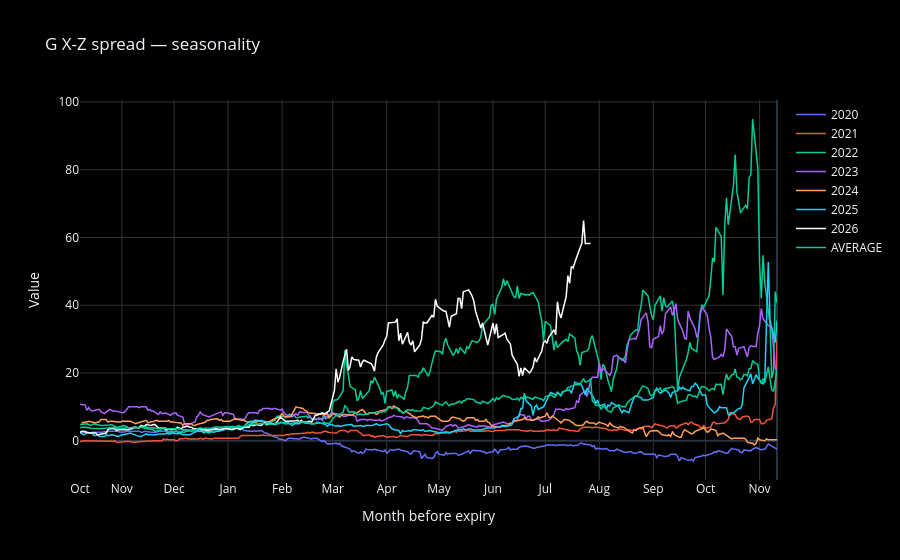

The notebook cell saved with this chart:
### Code cell
result = sznlty.expression_seasonality("G", "X26-Z26", start_year=2020, end_year=2026, window_days=400)
plotter.plot_seasonality(result, title="G X-Z spread — seasonality")

### Figure 1 — Plotly figure (JSON) as saved in the notebook; plotly's stock layout.template omitted (floating-point values rounded to 4 significant figures; data arrays with more than 128 entries replaced by an {"elided": "..."} marker saying what was removed)
{"data": [{"customdata": {"elided": "401 str values"}, "hovertemplate": "2020<br>Date: %{customdata}<br>Value: %{y:.2f}<extra></extra>", "line": {"color": "#636EFA", "width": 1.5}, "mode": "lines", "name": "2020", "type": "scatter", "x": {"elided": "401 int values"}, "y": {"elided": "401 float values"}}, {"customdata": {"elided": "401 str values"}, "hovertemplate": "2021<br>Date: %{customdata}<br>Value: %{y:.2f}<extra></extra>", "line": {"color": "#EF553B", "width": 1.5}, "mode": "lines", "name": "2021", "type": "scatter", "x": {"elided": "401 int values"}, "y": {"elided": "401 float values"}}, {"customdata": {"elided": "401 str values"}, "hovertemplate": "2022<br>Date: %{customdata}<br>Value: %{y:.2f}<extra></extra>", "line": {"color": "#00CC96", "width": 1.5}, "mode": "lines", "name": "2022", "type": "scatter", "x": {"elided": "401 int values"}, "y": {"elided": "401 float values"}}, {"customdata": {"elided": "401 str values"}, "hovertemplate": "2023<br>Date: %{customdata}<br>Value: %{y:.2f}<extra></extra>", "line": {"color": "#AB63FA", "width": 1.5}, "mode": "lines", "name": "2023", "type": "scatter", "x": {"elided": "401 int values"}, "y": {"elided": "401 float values"}}, {"customdata": {"elided": "400 str values"}, "hovertemplate": "2024<br>Date: %{customdata}<br>Value: %{y:.2f}<extra></extra>", "line": {"color": "#FFA15A", "width": 1.5}, "mode": "lines", "name": "2024", "type": "scatter", "x": {"elided": "400 int values"}, "y": {"elided": "400 float values"}}, {"customdata": {"elided": "401 str values"}, "hovertemplate": "2025<br>Date: %{customdata}<br>Value: %{y:.2f}<extra></extra>", "line": {"color": "#19D3F3", "width": 1.5}, "mode": "lines", "name": "2025", "type": "scatter", "x": {"elided": "401 int values"}, "y": {"elided": "401 float values"}}, {"customdata": {"elided": "294 str values"}, "hovertemplate": "2026<br>Date: %{customdata}<br>Value: %{y:.2f}<extra></extra>", "line": {"color": "white", "width": 1.5}, "mode": "lines", "name": "2026", "type": "scatter", "x": {"elided": "294 int values"}, "y": {"elided": "294 float values"}}, {"hovertemplate": "AVERAGE<br>Days to expiry: %{x}<br>Value: %{y:.2f}<extra></extra>", "line": {"color": "#00CC96", "width": 1.5}, "mode": "lines", "name": "AVERAGE", "type": "scatter", "x": {"elided": "401 int values"}, "y": {"elided": "401 float values"}}], "layout": {"hovermode": "x unified", "paper_bgcolor": "black", "plot_bgcolor": "black", "title": {"text": "G X-Z spread — seasonality"}, "xaxis": {"gridcolor": "#333", "ticktext": ["Oct", "Nov", "Dec", "Jan", "Feb", "Mar", "Apr", "May", "Jun", "Jul", "Aug", "Sep", "Oct", "Nov"], "tickvals": [-400, -376, -346, -315, -284, -255, -224, -194, -163, -133, -102, -71, -41, -10], "title": {"text": "Month before expiry"}}, "yaxis": {"gridcolor": "#333", "title": {"text": "Value"}}}}
